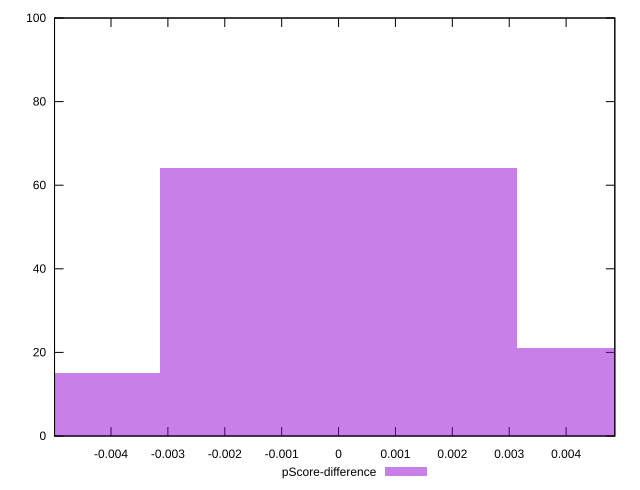

This chart was generated by the following gnuplot code:
reset

$pScoreDifference <<EOF
-0.006268554210198313 15
0 64
0.006268554210198313 21
EOF

set key outside below
set boxwidth 0.006268554210198313
set xrange [-0.0049927383703050054:0.0048563768251674855]
set yrange [0:100]
set trange [0:100]
set style fill transparent solid 0.5 noborder
set terminal svg size 640, 490 enhanced background rgb 'white'
set output "report_00009_2021-02-08T22-37-41.559Z/bootup-time/samples/pages+cached/pScore-difference/histogram.svg"

plot $pScoreDifference title "pScore-difference" with boxes

reset
